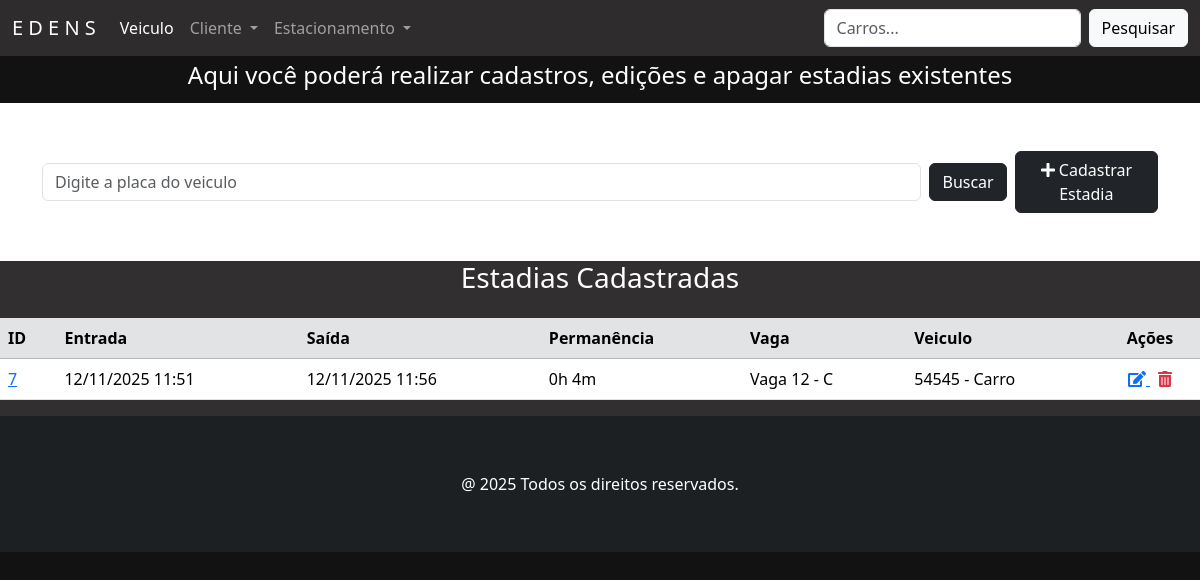
The page /estadias/ on the database as committed earlier.
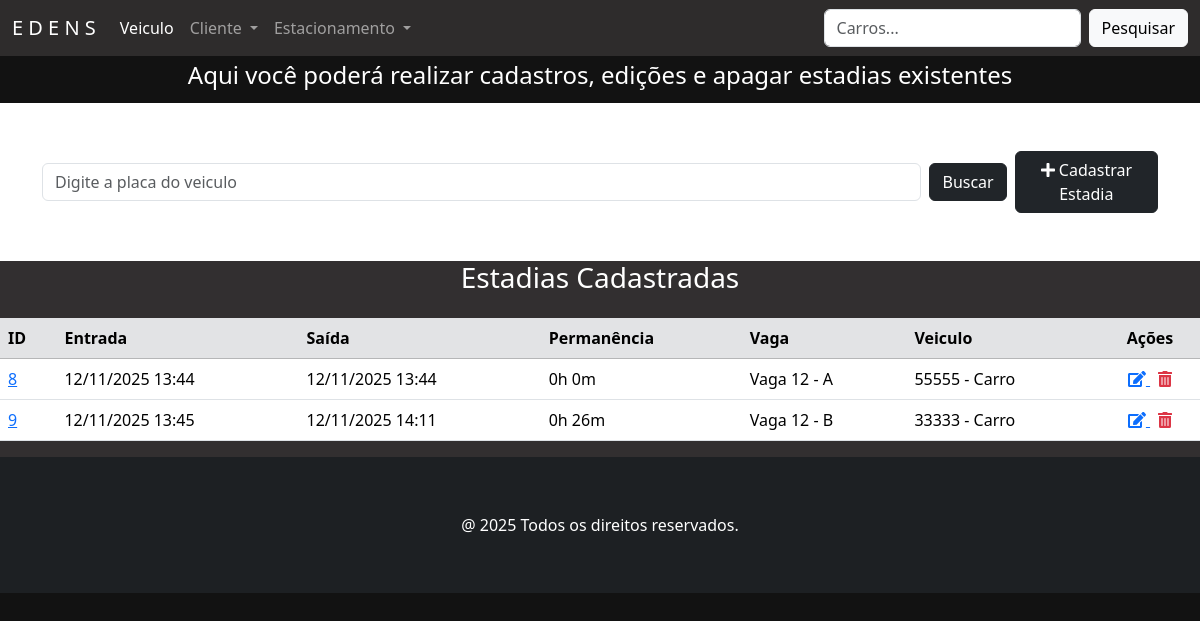
The same page on the database as committed later.
### estadia/models.py (models this page shows, shortened)
class Estadia(models.Model):
    STATUS_CHOICES = [
        ('Em andamento', 'Em andamento'),
        ('Finalizada', 'Finalizada'),
    ]
    idEstadia = models.AutoField(primary_key=True, verbose_name='ID Estadia')
    entrada = models.DateTimeField('Entrada', default=timezone.now, help_text='Data e hora de entrada', blank=True, null=True)
    saida = models.DateTimeField('Saída', blank=True, null=True, help_text='Data e hora de saída')
    status = models.CharField('Status', max_length=20, choices=STATUS_CHOICES, default='Em andamento')
    vaga = models.ForeignKey(
        'vaga.Vaga',
        on_delete=models.CASCADE,
        related_name='estadias',
        verbose_name='Vaga',
        help_text='Vaga que será ocupada',
        blank=True,
        null=True,
    )
    veiculo = models.OneToOneField(
        'veiculo.Veiculo',
        on_delete=models.PROTECT,
        related_name='estadia',
        verbose_name='Veículo',
        help_text='Veículo que será estacionado',
        blank=True,
        null=True,
    )
    class Meta:
        verbose_name = 'Estadia'
        verbose_name_plural = 'Estadias'
        constraints = [
            models.UniqueConstraint(
                fields=['vaga'],
                condition=models.Q(saida__isnull=True),
                name='unique_vaga_ativa'
            ),
            models.UniqueConstraint(
                fields=['veiculo'],
                condition=models.Q(saida__isnull=True),
                name='unique_veiculo_ativo'
            ),
        ]
    @property
    def permanencia(self):
        if self.entrada and self.saida:
            delta = self.saida - self.entrada
            horas, resto = divmod(delta.total_seconds(), 3600)
            minutos, _ = divmod(resto, 60)
            return f"{int(horas)}h {int(minutos)}m"
        return "Em andamento"

### vaga/models.py (models this page shows)
class Vaga(models.Model):
    ANDAR_CHOICES = [
        ('A', '1º Andar'),
        ('B', '2º Andar'),
        ('C', '3º Andar'),
    ]
    TAMANHO_CHOICES = [
        ('Pequeno', 'Pequeno'),
        ('Médio', 'Medio'),
        ('Grande', 'Grande'),
    ]
    STATUS_CHOICES = [
        ('Livre', 'Livre'),
        ('Ocupada', 'Ocupada'),
    ]
    numero = models.CharField('Número', max_length=10, help_text='Número da vaga')
    tamanho = models.CharField('Tamanho', max_length=20, choices=TAMANHO_CHOICES, help_text='Tamanho da vaga (ex: Pequena, Média, Grande)')
    andar = models.CharField('Andar', max_length=1, choices=ANDAR_CHOICES, help_text='Andar da vaga')
    status = models.CharField('Status', max_length=10, choices=STATUS_CHOICES, default='Livre', help_text='Status atual da vaga')
    class Meta:
        verbose_name = 'Vaga'
        verbose_name_plural = 'Vagas'
        constraints = [
            models.UniqueConstraint(fields=['numero', 'andar'], name='unique_numero_andar')
        ]
    def __str__(self):
        return f'Vaga {self.numero} - {self.andar}'

### veiculo/models.py (models this page shows)
class Veiculo(models.Model):
    placa = models.CharField('Placa', max_length=5, unique=True, help_text='Placa do veículo')
    tipo = models.CharField('Tipo de Veículo', max_length=20, choices=TIPO_VEICULO)
    dono = models.ForeignKey(Cliente, on_delete=models.CASCADE, related_name='veiculos', default=1)
    class Meta:
        verbose_name = 'Veículo'
        verbose_name_plural = 'Veículos'
    def __str__(self):
        return f'{self.placa} - {self.tipo}'

### estadia/views.py (the view)
# urls.py: path('estadias/', EstadiaView.as_view(), name='estadias'),
class EstadiaView(ListView):
    model = Estadia
    template_name = 'estadia.html'
    def get_queryset(self):
        buscar = self.request.GET.get('buscar')
        qs = super().get_queryset()
        if buscar:
            qs = qs.filter(
                Q(veiculo__placa__icontains=buscar)
            )
        if qs.exists():
            paginator = Paginator(qs, 10)
            listagem = paginator.get_page(self.request.GET.get('page'))
            return listagem
        else:
            messages.info(self.request, 'Não existem estadias cadastradas.')
            return Estadia.objects.none()

### estadia/templates/estadia.html (shortened to what this page needs)
{% extends 'principal.html' %}
{% load django_bootstrap5 %}
{% load static %}
{% block content %}
    <div class="contaier-flex text-center text-white" style="background-color: #121212; padding: 5px">
        <h4>Aqui você poderá realizar cadastros, edições e apagar estadias existentes</h4>
    </div>
    <section class="section">
        <div class="container mb-5 mt-5">
            <form action="" method="GET" class="d-flex justify-content-start align-items-center gap-2">
                <input class="form-control" type="text" name="buscar" value="{{ request.GET.buscar }}"
                       placeholder="Digite a placa do veiculo" style="max-width: 900px;">
                <button type="submit" class="btn btn-dark">Buscar</button>
                <a href="{% url 'estadia_adicionar' %}" class="btn btn-dark">
                    <i class="fas fa-plus"></i> Cadastrar Estadia
                </a>
            </form>
        </div>
    </section>
    {% if object_list %}
        <div class="card-body" style="background-color: #322f30">
            <h3 class="text-center text-white mb-4">Estadias Cadastradas</h3>
            <div class="table-responsive">
                <table class="table table-hover">
                    <thead class="table-secondary">
                    <tr>
                        <th>ID</th>
                        <th>Entrada</th>
                        <th>Saída</th>
                        <th>Permanência</th>
                        <th>Vaga</th>
                        <th>Veiculo</th>
                        <th style="width: 100px; text-align: center">Ações</th>
                    </tr>
                    </thead>
                    <tbody>
                    {% for estadia in object_list %}
                        <tr>
                            <td>
                                <a href="#" data-bs-toggle="modal" data-bs-target="#modal{{ estadia.idEstadia }}">
                                    {{ estadia.idEstadia }}
                                </a>
                            </td>
                            <td>{{ estadia.entrada|date:"d/m/Y H:i" }}</td>
                            <td>{{ estadia.saida|date:"d/m/Y H:i" }}</td>
                            <td>{{ estadia.permanencia }}</td>
                            <td>{{ estadia.vaga }}</td>
                            <td>{{ estadia.veiculo }}</td>
                            <td class="text-center">
                                <a href="{% url 'estadia_editar' estadia.pk %}" class="me-2" title="Editar">
                                    <i class="fas fa-edit"></i>
                                </a>
                                <a href="{% url 'estadia_apagar' estadia.pk %}" title="Apagar" class="text-danger">
                                    <i class="fas fa-trash-alt"></i>
                                </a>
                            </td>
                        </tr>
                    {% endfor %}
                    </tbody>
                </table>
            </div>
        </div>
    {% else %}
        <p class="text-center mt-4">Nenhuma estadia encontrada.</p>
    {% endif %}
{% endblock %}

Rows that differ between the two databases and show on the page:
removed Estadia: idEstadia "7", entrada "12/11/2025 11:51", saida "12/11/2025 11:56", permanencia "0h 4m", vaga "Vaga 12 - C", veiculo "54545 - Carro"
added Estadia: idEstadia "8", entrada "12/11/2025 13:44", saida "12/11/2025 13:44", permanencia "0h 0m", vaga "Vaga 12 - A", veiculo "55555 - Carro"
added Estadia: idEstadia "9", entrada "12/11/2025 13:45", saida "12/11/2025 14:11", permanencia "0h 26m", vaga "Vaga 12 - B", veiculo "33333 - Carro"
